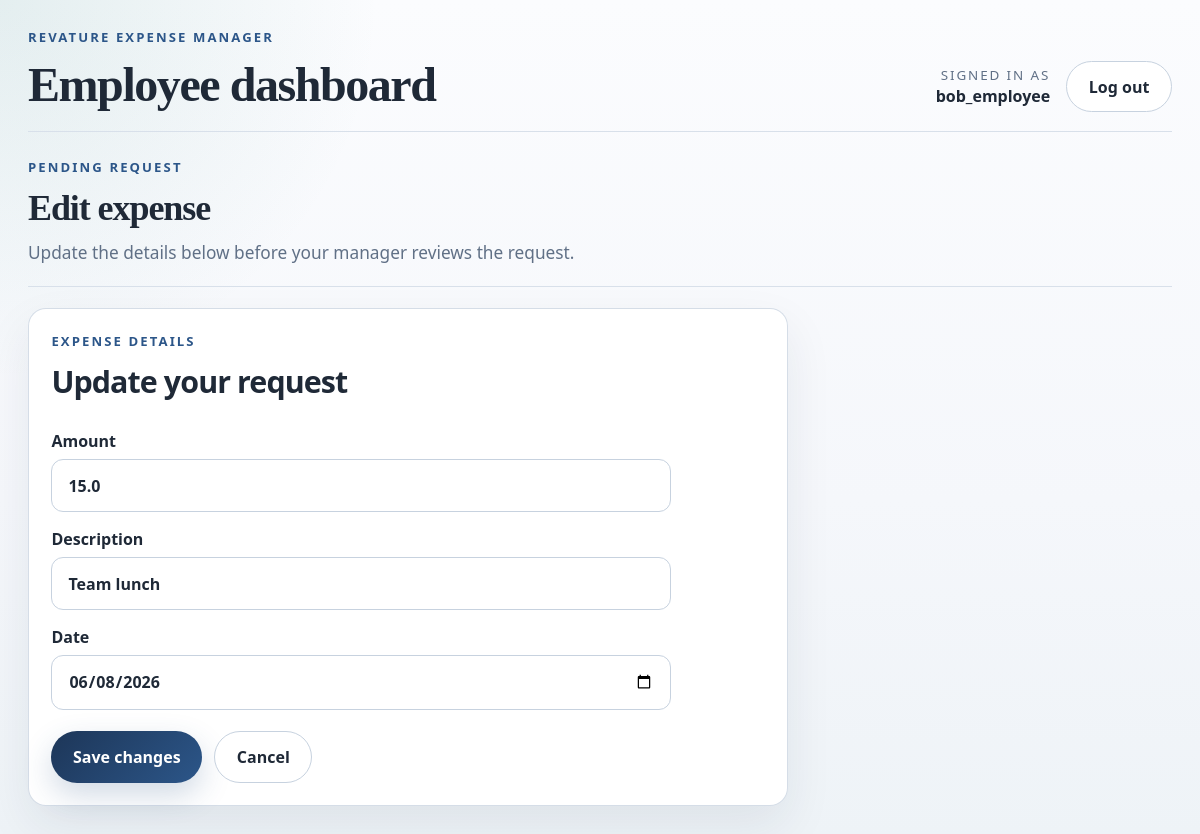
/expenses/5/edit (signed in), run on the app's committed database.
### tables this page shows
CREATE TABLE expenses (
    expense_id INTEGER PRIMARY KEY,
    user_id INTEGER NOT NULL,
    amount REAL NOT NULL,
    exp_description TEXT NOT NULL,
    date TEXT NOT NULL,
    FOREIGN KEY (user_id) REFERENCES users (user_id)
);

### employee_app/app.py (the view, shortened to what this page needs)
@app.route("/expenses/<int:expense_id>/edit", methods=["GET", "POST"])
@login_required
def edit_expense(expense_id):
    record = _get_own_expense_or_404(expense_id)
    if record["status"] != "pending":
        flash("Only pending expenses can be edited.")
        return redirect(url_for("dashboard"))
    return render_template("edit_expense.html", expense=record["expense"])

### employee_app/app.py (called while the page is built)
def _get_own_expense_or_404(expense_id):
    record = database.get_expense_with_status(expense_id)
    if record is None or record["expense"].user_id != session["user_id"]:
        abort(404)
    return record

### employee_app/auth.py (called while the page is built)
def login_required(view):
    @wraps(view)
    def wrapped_view(*args, **kwargs):
        if "user_id" not in session:
            flash("Please log in to continue.")
            return redirect(url_for("login"))
        return view(*args, **kwargs)
    return wrapped_view

### employee_app/database.py (called while the page is built)
def get_connection():
        try:
                conn = sqlite3.connect(DB_PATH)
                conn.row_factory = sqlite3.Row
                return conn, conn.cursor()
        except sqlite3.Error as error:
                logger.exception("Failed to connect to database")
                raise RuntimeError(f"Failed to connect to database: {error}") from error

### employee_app/templates/edit_expense.html (shortened to what this page needs)
{% extends "base.html" %}
{% block body_class %}employee-edit-page{% endblock %}
{% block content %}
<section class="hero-strip compact-hero">
    <div>
        <p class="eyebrow">Pending request</p>
        <h2>Edit expense</h2>
        <p class="hero-copy">Update the details below before your manager reviews the request.</p>
    </div>
</section>
<section class="surface edit-surface">
    <div class="section-header">
        <div>
            <p class="eyebrow">Expense details</p>
            <h3>Update your request</h3>
        </div>
    </div>
    <form method="post" class="form-stack edit-form">
        <label>
            Amount
            <input type="number" name="amount" step="0.01" min="0.01" value="{{ expense.amount }}" required>
        </label>
        <label>
            Description
            <input type="text" name="description" value="{{ expense.description }}" required>
        </label>
        <label>
            Date
            <input type="date" name="date" value="{{ expense.date }}" required>
        </label>
        <div class="form-actions">
            <button type="submit" class="button-primary">Save changes</button>
            <a class="button-secondary" href="{{ url_for('dashboard') }}">Cancel</a>
        </div>
    </form>
</section>
{% endblock %}

### employee_app/static/style.css (style rules this page uses)
:root { --bg: #f5f7fb; --bg-soft: #eef2f7; --surface: rgba(255, 255, 255, 0.96); --line: #d8e0ea; --line-strong: #c7d2df; --ink: #1f2937; --muted: #607086; --navy: #2c5689; --navy-deep: #1d3658; --teal: #3c8b87; --pending: #9b6a11; --approved: #1f7a4f; --denied: #b54752; --shadow: 0 20px 48px rgba(25, 43, 67, 0.08); --radius: 18px; }
* { box-sizing: border-box; }
html { scroll-behavior: smooth; }
body { min-height: 100vh; margin: 0; color: var(--ink); background: radial-gradient(circle at top left, rgba(60, 139, 135, 0.12), transparent 26%), linear-gradient(180deg, #fbfcfe 0%, var(--bg) 60%, #eef3f7 100%); font-family: "Avenir Next", "Segoe UI", "Helvetica Neue", sans-serif; }
h1, h2, h3 { margin: 0; color: var(--ink); letter-spacing: -0.03em; }
h1, h2 { font-family: Georgia, "Times New Roman", serif; }
p { margin: 0; }
a { color: inherit; text-decoration: none; }
button, input, select, textarea { font: inherit; }
.eyebrow { margin-bottom: 0.7rem; color: var(--navy); font-size: 0.82rem; font-weight: 700; letter-spacing: 0.16em; text-transform: uppercase; }
.login-intro, .login-panel, .surface { background: var(--surface); border: 1px solid rgba(199, 210, 223, 0.75); border-radius: var(--radius); box-shadow: var(--shadow); }
.form-stack { display: grid; gap: 1rem; margin-top: 1.75rem; }
.form-stack label, .expense-form-grid label { display: grid; gap: 0.45rem; color: var(--ink); font-weight: 600; }
input, select, textarea { width: 100%; padding: 0.9rem 1rem; border: 1px solid var(--line-strong); border-radius: 12px; background: #fff; color: var(--ink); transition: border-color 140ms ease, box-shadow 140ms ease, transform 140ms ease; }
.button-primary, .button-secondary { display: inline-flex; width: fit-content; align-items: center; justify-content: center; padding: 0.85rem 1.35rem; border-radius: 999px; font-weight: 700; cursor: pointer; transition: transform 140ms ease, box-shadow 140ms ease, opacity 140ms ease; }
.button-primary { border: none; background: linear-gradient(135deg, var(--navy-deep), var(--navy)); color: #fff; box-shadow: 0 12px 30px rgba(44, 86, 137, 0.22); }
.button-secondary { border: 1px solid var(--line-strong); background: #fff; color: var(--ink); }
.employee-dashboard-page, .employee-edit-page { padding: 1.75rem; }
.topbar, .hero-strip, .workspace, .flash-region { width: min(1380px, 100%); margin-right: auto; margin-left: auto; }
.hero-strip { display: grid; gap: 1.5rem; padding: 1.6rem 0 1.35rem; border-top: 1px solid var(--line); border-bottom: 1px solid var(--line); }
.hero-strip h2 { margin-bottom: 0.55rem; font-size: clamp(2.2rem, 3vw, 3.3rem); }
.hero-copy { max-width: 58rem; color: var(--muted); font-size: 1.08rem; line-height: 1.75; }
.surface { padding: 1.4rem; }
.section-header { display: flex; align-items: end; justify-content: space-between; gap: 1rem; margin-bottom: 1rem; }
.section-header h3 { font-size: 1.9rem; }
.compact-hero { padding-bottom: 1.1rem; }
.edit-surface { width: min(760px, 100%); }
.edit-form { max-width: 620px; }
.form-actions { display: flex; flex-wrap: wrap; gap: 0.75rem; margin-top: 0.35rem; }

### data on the page
expenses: amount "15.0", description "Team lunch", date "06/08/2026"

### other printed values
{{ session.get('username') }} "bob_employee"
